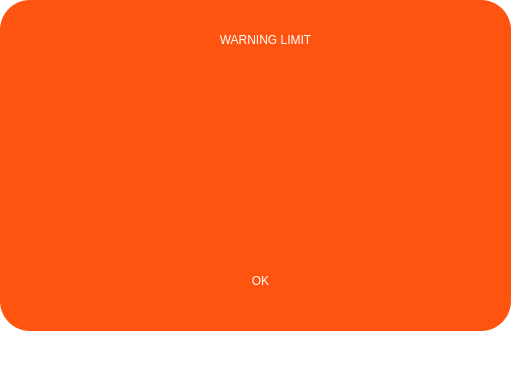
<?xml version="1.0" encoding="UTF-8"?>
<ui version="4.0">
 <class>msgmaxlimit</class>
 <widget class="QMainWindow" name="msgmaxlimit">
  <property name="geometry">
   <rect>
    <x>0</x>
    <y>0</y>
    <width>512</width>
    <height>374</height>
   </rect>
  </property>
  <property name="windowTitle">
   <string>MainWindow</string>
  </property>
  <property name="styleSheet">
   <string notr="true">background-color: transparent;</string>
  </property>
  <widget class="QWidget" name="centralwidget">
   <widget class="QPushButton" name="btnYes">
    <property name="geometry">
     <rect>
      <x>170</x>
      <y>70</y>
      <width>191</width>
      <height>181</height>
     </rect>
    </property>
    <property name="styleSheet">
     <string notr="true">background:none;
border:none;
</string>
    </property>
    <property name="text">
     <string/>
    </property>
    <property name="icon">
     <iconset resource="img/img.qrc">
      <normaloff>:/yes.png</normaloff>:/yes.png</iconset>
    </property>
    <property name="iconSize">
     <size>
      <width>175</width>
      <height>175</height>
     </size>
    </property>
   </widget>
   <widget class="QLabel" name="label">
    <property name="geometry">
     <rect>
      <x>20</x>
      <y>15</y>
      <width>491</width>
      <height>50</height>
     </rect>
    </property>
    <property name="layoutDirection">
     <enum>Qt::LeftToRight</enum>
    </property>
    <property name="styleSheet">
     <string notr="true">font: 75 32pt &quot;Roboto Black&quot;;
color:white;</string>
    </property>
    <property name="text">
     <string>WARNING LIMIT</string>
    </property>
    <property name="alignment">
     <set>Qt::AlignCenter</set>
    </property>
   </widget>
   <widget class="QLabel" name="label_2">
    <property name="geometry">
     <rect>
      <x>0</x>
      <y>0</y>
      <width>511</width>
      <height>331</height>
     </rect>
    </property>
    <property name="styleSheet">
     <string notr="true">background-color: rgb(255, 84, 16);
border-radius: 30px;</string>
    </property>
    <property name="text">
     <string/>
    </property>
   </widget>
   <widget class="QLabel" name="label_4">
    <property name="geometry">
     <rect>
      <x>170</x>
      <y>260</y>
      <width>181</width>
      <height>41</height>
     </rect>
    </property>
    <property name="layoutDirection">
     <enum>Qt::LeftToRight</enum>
    </property>
    <property name="styleSheet">
     <string notr="true">font: 75 32pt &quot;Roboto Black&quot;;
color:white;</string>
    </property>
    <property name="text">
     <string>OK</string>
    </property>
    <property name="alignment">
     <set>Qt::AlignCenter</set>
    </property>
   </widget>
   <zorder>label_2</zorder>
   <zorder>btnYes</zorder>
   <zorder>label</zorder>
   <zorder>label_4</zorder>
  </widget>
  <widget class="QMenuBar" name="menubar">
   <property name="geometry">
    <rect>
     <x>0</x>
     <y>0</y>
     <width>512</width>
     <height>21</height>
    </rect>
   </property>
  </widget>
  <widget class="QStatusBar" name="statusbar"/>
 </widget>
 <resources>
  <include location="img/img.qrc"/>
 </resources>
 <connections/>
</ui>
